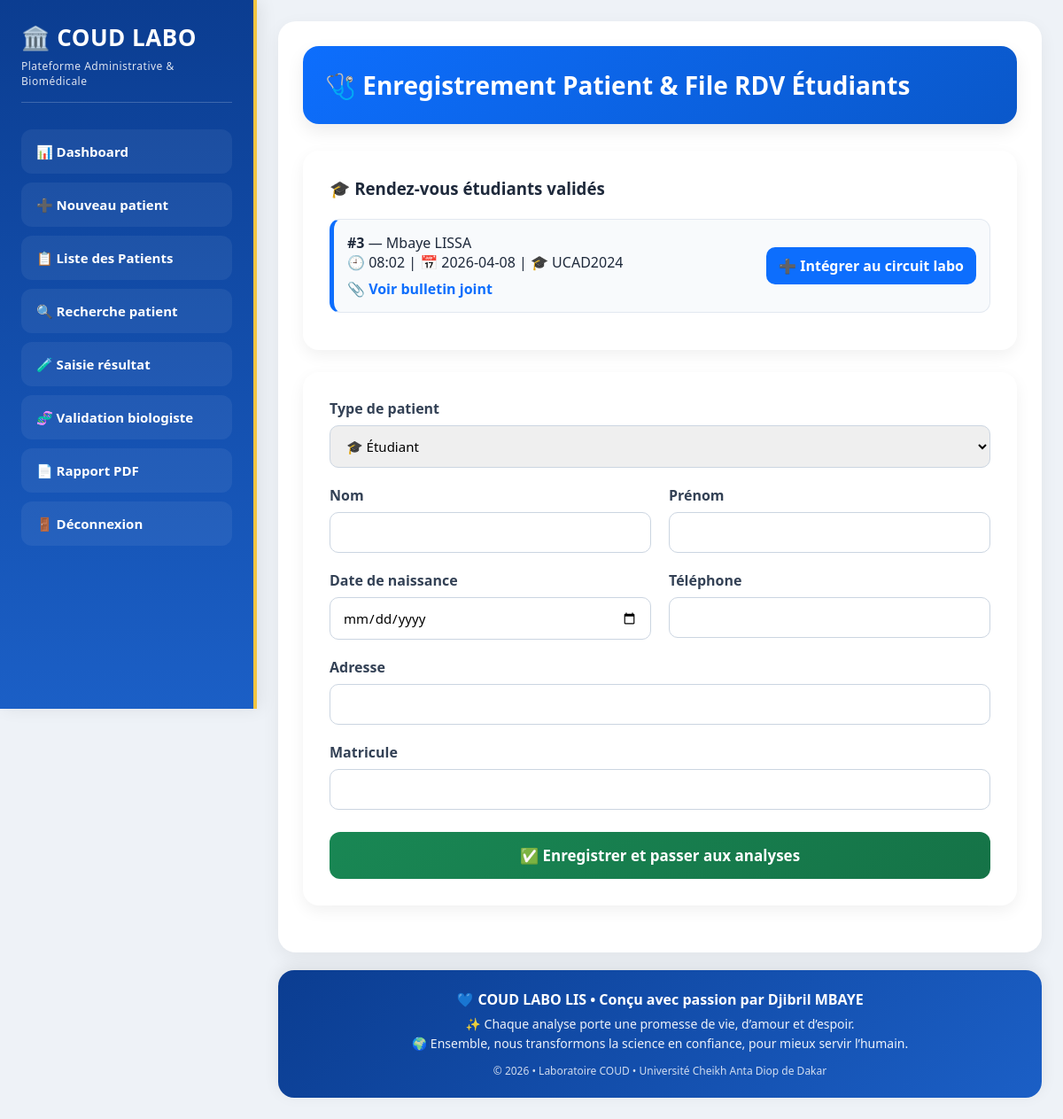
/patients/new (signed in), run on an earlier commit of the app's database.
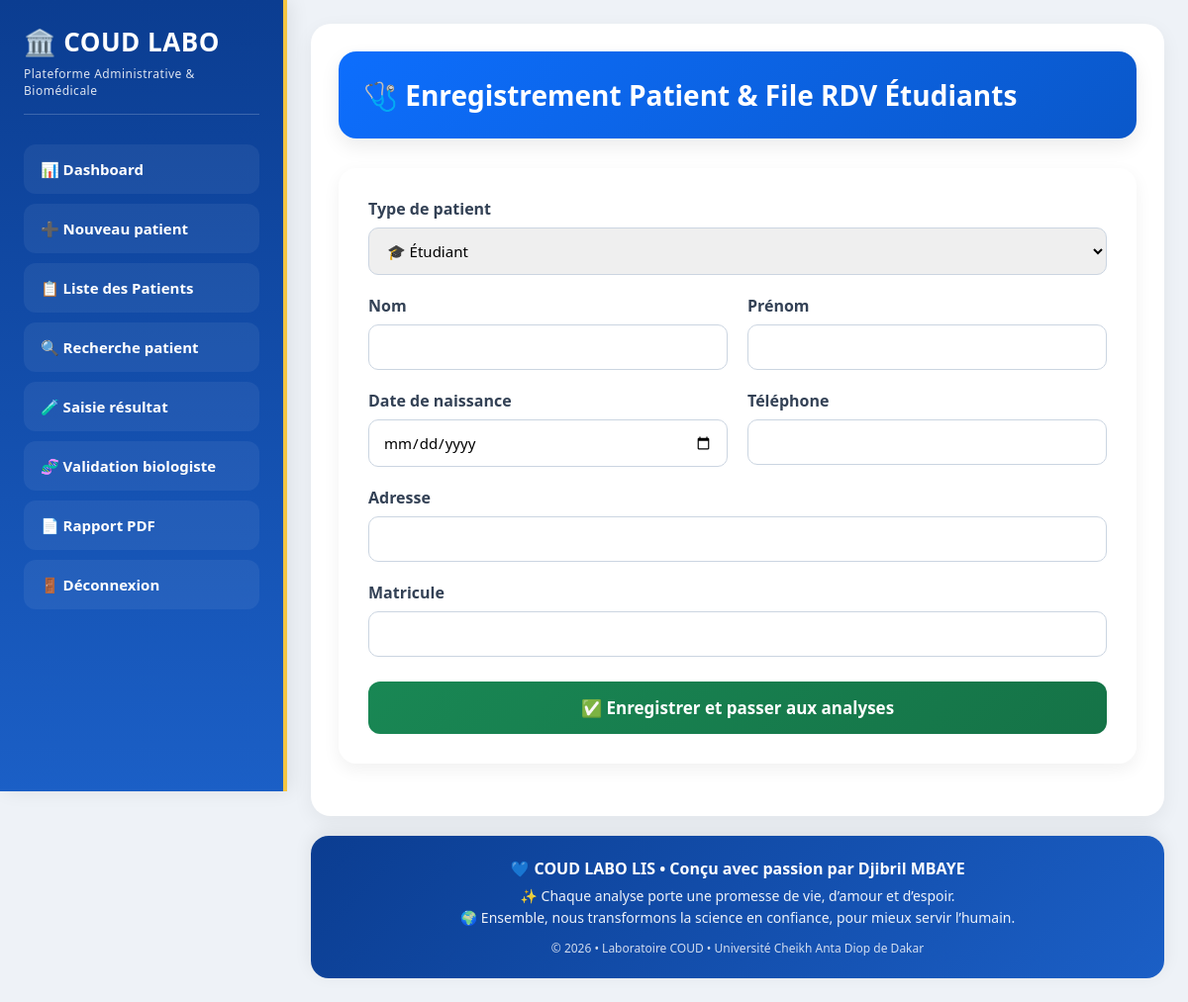
And on a later commit of the database.
### models.py (models this page shows, shortened)
class RendezVousEtudiant(db.Model):
    id = db.Column(db.Integer, primary_key=True)
    nom = db.Column(db.String(100), nullable=False)
    prenom = db.Column(db.String(100), nullable=False)
    matricule = db.Column(db.String(50), nullable=False)
    telephone = db.Column(db.String(20), nullable=False)
    date_naissance = db.Column(db.String(20))
    bulletin_image = db.Column(db.String(255))
    qr_code = db.Column(db.String(255))
    date_rdv = db.Column(db.Date, nullable=False)
    heure_rdv = db.Column(db.String(20), nullable=False)
    numero_ordre = db.Column(db.Integer, nullable=False)
    statut = db.Column(
        db.String(20),
        default="en_attente"
    )  # en_attente / validé / terminé
    patient_id = db.Column(
        db.Integer,
        db.ForeignKey('patient.id'),
        nullable=True
    )
    created_at = db.Column(db.DateTime, default=datetime.utcnow)

### app.py (the view, shortened to what this page needs)
@app.route("/patients/new", methods=["GET", "POST"])
@login_required
@role_required("secretaire", "admin")
def new_patient():
    rdv_id = request.args.get("rdv_id")
    rdv = None
    if rdv_id:
        rdv = RendezVousEtudiant.query.get(rdv_id)
    rdv_demain = RendezVousEtudiant.query.filter_by(
        statut="validé"
    ).order_by(
        RendezVousEtudiant.numero_ordre.asc()
    ).all()
    return render_template(
        "new_patient.html",
        rdv=rdv,
        rdv_demain=rdv_demain
    )

### app.py (called while the page is built)
@login_manager.user_loader
def load_user(user_id):
    return User.query.get(int(user_id))

def role_required(*roles):
    def wrapper(f):
        @wraps(f)
        def decorated(*args, **kwargs):
            if not current_user.is_authenticated:
                return redirect(url_for("login"))
            if current_user.role not in roles:
                abort(403)
            return f(*args, **kwargs)
        return decorated
    return wrapper

### templates/new_patient.html (shortened to what this page needs)
{% extends "base.html" %}
{% block content %}
<div class="header">
    <h2>🩺 Enregistrement Patient & File RDV Étudiants</h2>
</div>
{% if rdv_demain %}
<div class="rdv-card">
    <h3>🎓 Rendez-vous étudiants validés</h3>
    <br>
    {% for item in rdv_demain %}
    <div class="rdv-item">
        <div>
            <strong>#{{ item.numero_ordre }}</strong> —
            {{ item.nom }} {{ item.prenom }}<br>
            🕘 {{ item.heure_rdv }} |
            📅 {{ item.date_rdv }} |
            🎓 {{ item.matricule }}
            {% if item.bulletin_image %}
            <br>
            <a
                class="bulletin-link"
                href="/{{ item.bulletin_image }}"
                target="_blank"
            >
                📎 Voir bulletin joint
            </a>
            {% endif %}
        </div>
        <a
            class="rdv-btn"
            href="{{ url_for('new_patient', rdv_id=item.id) }}"
        >
            ➕ Intégrer au circuit labo
        </a>
    </div>
    {% endfor %}
</div>
{% endif %}
<div class="form-card">
    <form method="POST">
        <div class="form-grid">
            <div class="field-group full-width">
                <label>Type de patient</label>
                <select name="type_patient" required>
                    <option value="etudiant"
                    >🎓 Étudiant</option>
                </select>
            </div>
            <div class="field-group">
                <label>Nom</label>
                <input
                    type="text"
                    name="nom"
                    value="{{ rdv.nom if rdv else '' }}"
                    required
                >
            </div>
            <div class="field-group">
                <label>Prénom</label>
                <input
                    type="text"
                    name="prenom"
                    value="{{ rdv.prenom if rdv else '' }}"
                    required
                >
            </div>
            <div class="field-group">
                <label>Date de naissance</label>
                <input
                    type="date"
                    name="date_naissance"
                    value="{{ rdv.date_naissance if rdv else '' }}"
                >
            </div>
            <div class="field-group">
                <label>Téléphone</label>
                <input
                    type="text"
                    name="telephone"
                    value="{{ rdv.telephone if rdv else '' }}"
                    required
                >
            </div>
            <div class="field-group full-width">
                <label>Adresse</label>
                <input type="text" name="adresse">
            </div>
            <div class="field-group full-width">
                <label>Matricule</label>
                <input
                    type="text"
                    name="matricule"
                    value="{{ rdv.matricule if rdv else '' }}"
                >
            </div>
        </div>
        <button type="submit" class="submit-btn">
            ✅ Enregistrer et passer aux analyses
        </button>
    </form>
</div>
{% endblock %}

What changed in the data, as far as the page shows it:
removed RendezVousEtudiant: numero_ordre "3", nom "Mbaye", prenom "LISSA", heure_rdv "08:02", date_rdv "2026-04-08", matricule "UCAD2024"
Also different on the page:
text no longer shown: "🎓 Rendez-vous étudiants validés"
